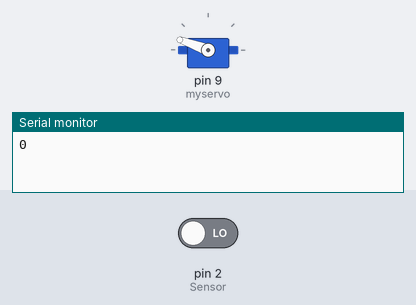
Simulated run of this sketch. Board: Arduino Uno, built with avr-gcc and run on an emulated ATmega328P. On the bench: servo, the last lines printed to the serial monitor. Inputs (shaded band) come from the test bench; at power-on: pin 2 (Sensor) LOW.

Above: at 11.2 s.
11.3 s: pin 2 (Sensor) driven HIGH
At 13.4 s:
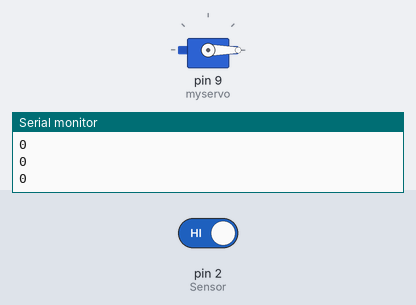
14.6 s: pin 2 (Sensor) driven LOW
At 15.9 s:
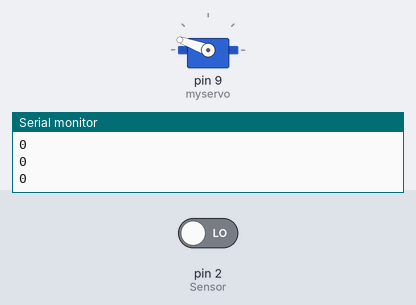
Timing chart, 0 to 17.6 s (numbered marks = the images above; inputs shaded):
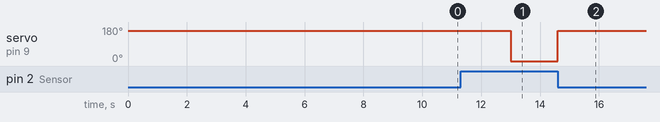

The sketch:

cv19FightBin_1.ino
```cpp
//first run (code1)
#include <Servo.h>


Servo myservo;
int State = 0;
void setup() {
    Serial.begin(9600);
  pinMode(2, INPUT);
  pinMode(9, OUTPUT);
  myservo.attach(9);
  myservo.write(160); // Setup Servo
  delay(10000);
  myservo.write(0);
}
void loop() {
  int Sr = digitalRead(2); // รับค่า Sensor
  Serial.println(State);
  if (State == 0) {
    if (Sr == 1) {
      myservo.write(0);
      delay(100);
    }
    else if (Sr == 0) {
      myservo.write(160);
      State = 1;
    }
  }
  if (State == 1) {
    delay(3000);
    State = 0;
  }
} 
```

Measured:
- after the input at 11.3 s, servo on pin 9 (myservo): 160° → 0° after 1.7 s
- after the input at 14.6 s, servo on pin 9 (myservo): 0° → 160° at once
